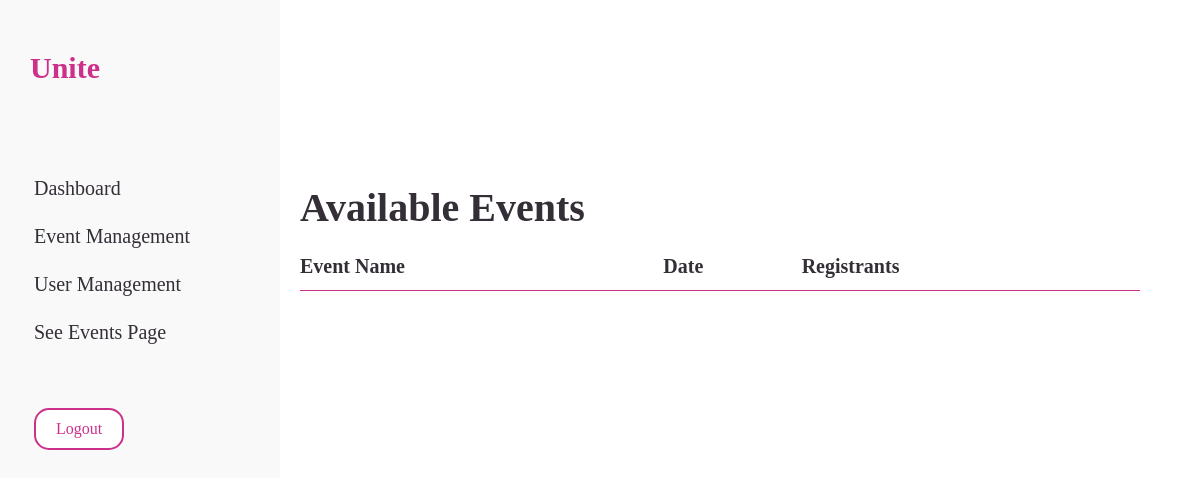
The page /admindashboard.php on the database as committed earlier.
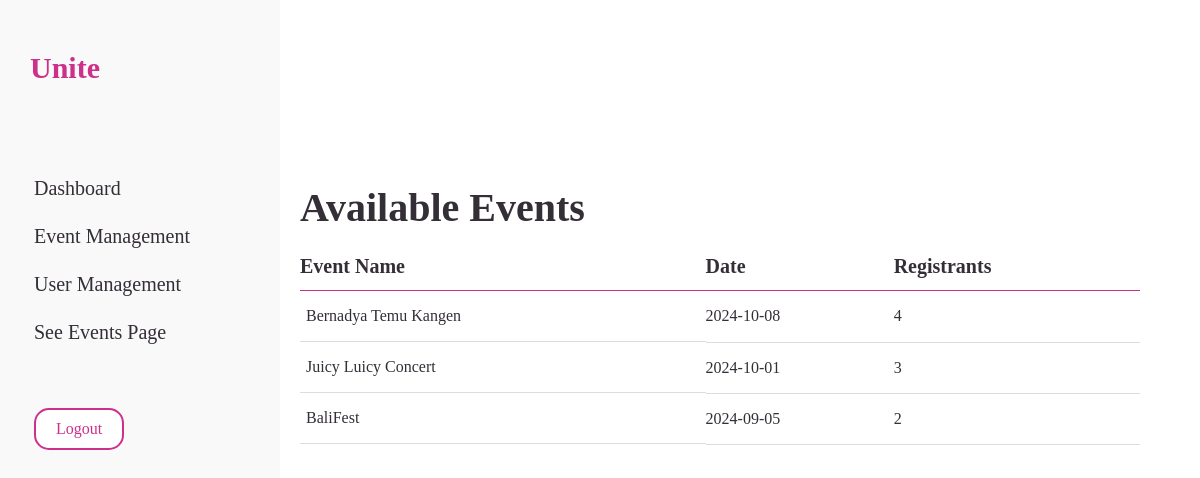
The same page on the database as committed later.
### tables this page shows
CREATE TABLE `events` (
  `event_id` int(11) NOT NULL,
  `event_name` varchar(100) NOT NULL,
  `event_description` text DEFAULT NULL,
  `event_date` date NOT NULL,
  `event_time` time NOT NULL,
  `location` varchar(255) DEFAULT NULL,
  `max_participants` int(11) NOT NULL,
  `current_participants` int(11) DEFAULT 0,
  `status` varchar(100) DEFAULT NULL,
  `banner_image` varchar(255) DEFAULT NULL,
  `created_at` timestamp NOT NULL DEFAULT current_timestamp()
);

### admindashboard.php (the view, shortened to what this page needs)
<?php
$host = 'localhost';
$dbname = 'unite';
$username = 'root';
$password = '';
try {
    $pdo = new PDO("mysql:host=$host;dbname=$dbname", $username, $password);
    $pdo->setAttribute(PDO::ATTR_ERRMODE, PDO::ERRMODE_EXCEPTION);
    $pdo->exec("SET NAMES 'utf8'");
} catch (PDOException $e) {
    die("Connection failed: " . $e->getMessage());
}
$stmt = $pdo->query("SELECT * FROM events");
$events = $stmt->fetchAll(PDO::FETCH_ASSOC);
?>
<!DOCTYPE html>
<html lang="en">
<head>
    <link rel="stylesheet" href="admin.css">
</head>
<body>
<section id="sidebar">
		<a href="#" class="brand">
			<span class="text" style="padding-left: 20px;">Unite</span>
		</a>
		<ul class="side-menu top">
			<li class="active">
				<a href="admindashboard">
					<span class="text" style="padding-left: 20px;">Dashboard</span>
				</a>
			</li>
			<li>
				<a href="event_management.php">
					<span class="text" style="padding-left: 20px;">Event Management</span>
				</a>
			</li>
			<li>
				<a href="user_management.php">
					<span class="text" style="padding-left: 20px;">User Management</span>
				</a>
			</li>
            <li>
				<a href="events.php">
					<span class="text" style="padding-left: 20px;">See Events Page</span>
				</a>
			</li>
		</ul>
		<ul class="side-menu">
        <li>
            <form method="POST" style="display: inline;">
                <button name="logout" class="button" style="padding-left:20px;">Logout</button>
            </form>
        </li>
		</ul>
	</section>
        <section class="event-management">
            <section id="content">
		<main>
			<div class="table-data">
				<div class="order">
					<div class="head">
						<h3 style="font-family: Sans-Bold; font-size: 40px;">Available Events</h3>
					</div>
				<table>
                    <tr>
                        <th>Event Name</th>
                        <th>Date</th>
                        <th>Registrants</th>
                    </tr>
                    <?php foreach ($events as $event): ?>
                        <tr>
                            <td><?php echo htmlspecialchars($event['event_name']); ?></td>
                            <td><?php echo htmlspecialchars($event['event_date']); ?></td>
                            <td><?php echo htmlspecialchars($event['current_participants']); ?></td>
                        </tr>
                    <?php endforeach; ?>
                </table>
				</div>
			</div>
		</main>
	</section>
        </section>
</body>
</html>

Rows that differ between the two databases and show on the page:
added events: event_name "Bernadya Temu Kangen", event_date "2024-10-08", current_participants "4"
added events: event_name "Juicy Luicy Concert", event_date "2024-10-01", current_participants "3"
added events: event_name "BaliFest", event_date "2024-09-05", current_participants "2"
